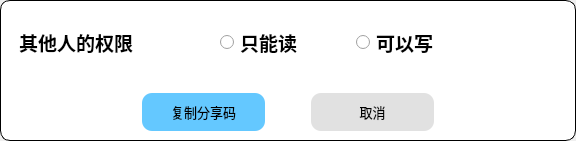
<?xml version="1.0" encoding="UTF-8"?>
<ui version="4.0">
 <class>ShareWidget</class>
 <widget class="QDialog" name="ShareWidget">
  <property name="geometry">
   <rect>
    <x>0</x>
    <y>0</y>
    <width>576</width>
    <height>141</height>
   </rect>
  </property>
  <property name="windowTitle">
   <string>Dialog</string>
  </property>
  <layout class="QGridLayout" name="gridLayout">
   <property name="leftMargin">
    <number>0</number>
   </property>
   <property name="topMargin">
    <number>0</number>
   </property>
   <property name="rightMargin">
    <number>0</number>
   </property>
   <property name="bottomMargin">
    <number>0</number>
   </property>
   <item row="0" column="0">
    <widget class="QFrame" name="frame">
     <property name="styleSheet">
      <string notr="true">QFrame#frame{
	border:1px solid rgb(0,0,0);
	border-radius:10px;
	background-color: rgb(255, 255, 255);
}</string>
     </property>
     <property name="frameShape">
      <enum>QFrame::StyledPanel</enum>
     </property>
     <property name="frameShadow">
      <enum>QFrame::Raised</enum>
     </property>
     <layout class="QVBoxLayout" name="verticalLayout" stretch="3,2">
      <property name="spacing">
       <number>0</number>
      </property>
      <property name="topMargin">
       <number>0</number>
      </property>
      <property name="bottomMargin">
       <number>0</number>
      </property>
      <item>
       <widget class="QWidget" name="widget_2" native="true">
        <layout class="QHBoxLayout" name="horizontalLayout_2" stretch="3,2,2,1">
         <item>
          <widget class="QLabel" name="label">
           <property name="font">
            <font>
             <family>楷体</family>
             <pointsize>14</pointsize>
             <weight>75</weight>
             <bold>true</bold>
            </font>
           </property>
           <property name="text">
            <string>其他人的权限</string>
           </property>
           <property name="alignment">
            <set>Qt::AlignLeading|Qt::AlignLeft|Qt::AlignVCenter</set>
           </property>
          </widget>
         </item>
         <item>
          <widget class="QRadioButton" name="radioButton">
           <property name="font">
            <font>
             <family>楷体</family>
             <pointsize>14</pointsize>
             <weight>75</weight>
             <bold>true</bold>
            </font>
           </property>
           <property name="text">
            <string>只能读</string>
           </property>
          </widget>
         </item>
         <item>
          <widget class="QRadioButton" name="radioButton_2">
           <property name="font">
            <font>
             <family>楷体</family>
             <pointsize>14</pointsize>
             <weight>75</weight>
             <bold>true</bold>
            </font>
           </property>
           <property name="text">
            <string>可以写</string>
           </property>
          </widget>
         </item>
         <item>
          <widget class="QToolButton" name="returnButton_2">
           <property name="sizePolicy">
            <sizepolicy hsizetype="Preferred" vsizetype="Fixed">
             <horstretch>0</horstretch>
             <verstretch>0</verstretch>
            </sizepolicy>
           </property>
           <property name="font">
            <font>
             <pointsize>9</pointsize>
            </font>
           </property>
           <property name="styleSheet">
            <string notr="true">QToolButton:hover{
	background-color: rgb(255, 0, 0);
	border-radius: 10px;
}</string>
           </property>
           <property name="text">
            <string/>
           </property>
           <property name="icon">
            <iconset resource="res.qrc">
             <normaloff>:/resource/save.png</normaloff>:/resource/save.png</iconset>
           </property>
           <property name="autoRaise">
            <bool>true</bool>
           </property>
          </widget>
         </item>
        </layout>
       </widget>
      </item>
      <item>
       <widget class="QWidget" name="widget" native="true">
        <layout class="QHBoxLayout" name="horizontalLayout" stretch="1,1,0,1,1">
         <item>
          <spacer name="horizontalSpacer">
           <property name="orientation">
            <enum>Qt::Horizontal</enum>
           </property>
           <property name="sizeHint" stdset="0">
            <size>
             <width>40</width>
             <height>20</height>
            </size>
           </property>
          </spacer>
         </item>
         <item>
          <widget class="QToolButton" name="toolButton">
           <property name="sizePolicy">
            <sizepolicy hsizetype="Preferred" vsizetype="Preferred">
             <horstretch>0</horstretch>
             <verstretch>0</verstretch>
            </sizepolicy>
           </property>
           <property name="font">
            <font>
             <family>楷体</family>
             <pointsize>10</pointsize>
             <weight>50</weight>
             <bold>false</bold>
            </font>
           </property>
           <property name="styleSheet">
            <string notr="true">QToolButton{
	background-color: rgb(100, 200, 255);
	border-radius: 10px;
}
QToolButton:hover{
	background-color: rgb(80, 180, 255);
	border-radius: 10px;
}</string>
           </property>
           <property name="text">
            <string>复制分享码</string>
           </property>
           <property name="autoRaise">
            <bool>true</bool>
           </property>
          </widget>
         </item>
         <item>
          <spacer name="horizontalSpacer_3">
           <property name="orientation">
            <enum>Qt::Horizontal</enum>
           </property>
           <property name="sizeHint" stdset="0">
            <size>
             <width>40</width>
             <height>20</height>
            </size>
           </property>
          </spacer>
         </item>
         <item>
          <widget class="QToolButton" name="toolButton_2">
           <property name="sizePolicy">
            <sizepolicy hsizetype="Preferred" vsizetype="Preferred">
             <horstretch>0</horstretch>
             <verstretch>0</verstretch>
            </sizepolicy>
           </property>
           <property name="font">
            <font>
             <family>楷体</family>
             <pointsize>10</pointsize>
             <weight>50</weight>
             <bold>false</bold>
            </font>
           </property>
           <property name="styleSheet">
            <string notr="true">QToolButton{
	background-color: rgb(225, 225, 225);
	border-radius: 10px;
}
QToolButton:hover{
	background-color: rgb(200, 200, 200);
	border-radius: 10px;
}</string>
           </property>
           <property name="text">
            <string>取消</string>
           </property>
           <property name="autoRaise">
            <bool>true</bool>
           </property>
          </widget>
         </item>
         <item>
          <spacer name="horizontalSpacer_2">
           <property name="orientation">
            <enum>Qt::Horizontal</enum>
           </property>
           <property name="sizeHint" stdset="0">
            <size>
             <width>40</width>
             <height>20</height>
            </size>
           </property>
          </spacer>
         </item>
        </layout>
       </widget>
      </item>
     </layout>
    </widget>
   </item>
  </layout>
 </widget>
 <resources>
  <include location="res.qrc"/>
 </resources>
 <connections/>
</ui>
